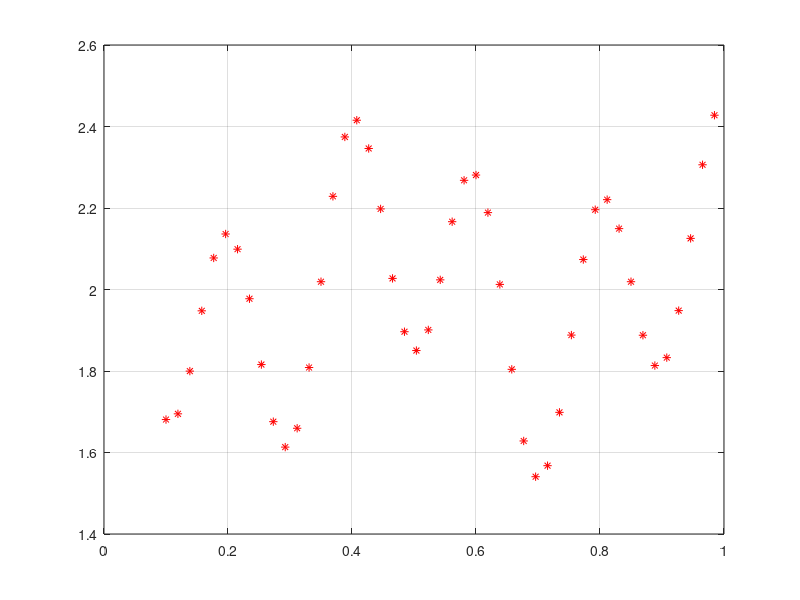
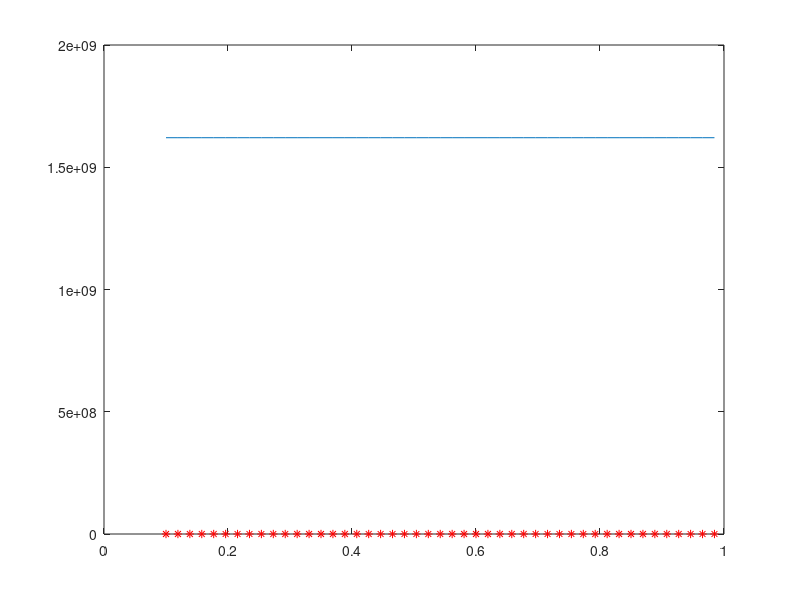

These figures' MATLAB source, in order:
% Data preperation
x = [0.1:1/52:1];
d =  (2 + 0.3*cos(2*pi*x/0.2)) + 0.5*sin(4*pi*x + 2)./3;
figure(1), plot(x, d, 'r*'), grid on;
% First layer
w11_1 = randn(1);
w21_1 = randn(1);
w31_1 = randn(1);
w41_1 = randn(1);
b1_1 = randn(1);
b2_1 = randn(1);
b3_1 = randn(1);
b4_1 = randn(1);
% Second layer
w11_2 = randn(1);
w12_2 = randn(1);
w13_2 = randn(1);
w14_2 = randn(1);
b1_2 = randn(1);
cycle = 0;
n = 0.1;
% Network's response
for indx = 1:length(x)
    v1_1 = x(indx)* w11_1 + b1_1;
    v2_1 = x(indx)* w21_1 + b2_1;
    v3_1 = x(indx)* w31_1 + b3_1;
    v4_1 = x(indx)* w41_1 + b4_1;
    % Activation functions
    y1_1 = tanh(v1_1);
    y2_1 = tanh(v2_1);
    y3_1 = tanh(v3_1);
    y4_1 = tanh(v4_1);
    % Second layer
    v1_2 = y1_1*w11_2+y2_1*w12_2+y3_1*w13_2+y4_1*w14_2+b1_2;
%     v2_2 = y2_1.*w12_2+b1_2;
%     v2_3 = y3_1.*w13_2+b1_2;
%     v2_4 = y4_1.*w14_2+b1_2;
    % Output Activation function
    y1_2 = 3*v1_2+9; 
    % Error calculation
    y = y1_2;
    e = d(indx) - y;
    % Error output layer gradient calculation
    delta1_2 = 3*e;
    % Error hidden layer gradient calculation
    delta1_1 = 3.*delta1_2.*w11_2;
    delta2_1 = 3.*delta1_2.*w12_2;
    delta3_1 = 3.*delta1_2.*w13_2;
    delta4_1 = 3.*delta1_2.*w14_2;
   % Update output layer weights
    w11_2 = w11_2 + n.*delta1_2.*y1_1;
    w12_2 = w12_2 + n.*delta1_2.*y2_1;
    w13_2 = w13_2 + n.*delta1_2.*y3_1;
    w14_2 = w14_2 + n.*delta1_2.*y4_1;
    b1_2 = b1_2 + n.*delta1_2;
   % Update hidden layer weights
   w11_1 = w11_1 + n*delta1_1*x(indx);
   w21_1 = w21_1 + n*delta2_1*x(indx);
   w31_1 = w31_1 + n*delta3_1*x(indx);
   w41_1 = w41_1 + n*delta4_1*x(indx);
   b1_1 = b1_1 + n*delta1_1;
   b2_1 = b2_1 + n*delta2_1;
   b3_1 = b3_1 + n*delta3_1;
   b4_1 = b4_1 + n*delta4_1;
    cycle = cycle+1;
   
   
end
cycle2 = 0;
Y = zeros(1,length(x));
for indx = 1:length(x)
    v1_1 = x(indx)* w11_1 + b1_1;
    v2_1 = x(indx)* w21_1 + b2_1;
    v3_1 = x(indx)* w31_1 + b3_1;
    v4_1 = x(indx)* w41_1 + b4_1;
    % Activation functions
    y1_1 = tanh(v1_1);
    y2_1 = tanh(v2_1);
    y3_1 = tanh(v3_1);
    y4_1 = tanh(v4_1);
    % Second layer
    v1_2 = y1_1*w11_2+y2_1*w12_2+y3_1.*w13_2+y4_1.*w14_2+b1_2;
    % Output Activation function
    y1_2 = 3*v1_2+9;
    % Error calculation
    yfin = y1_2;
    Y(indx) = yfin;
    cycle2 = cycle2+1;
end
figure
plot(x, d, 'r*',x, Y);

